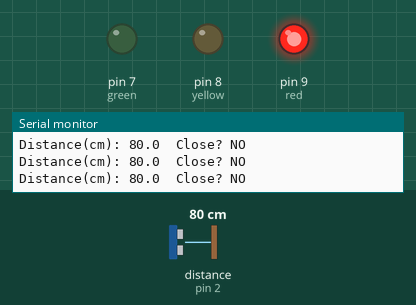
Bench run of a sketch on a simulated Arduino Uno, built with avr-gcc and run on an emulated ATmega328P. Parts: output pins drawn as LEDs (lit = HIGH), the last lines printed to the serial monitor. Wiring (inferred from the names in the program): ultrasonic range finder: trigger pin 3; echo pin 2. The test bench sets the inputs (shaded band); at power-on: distance to the obstacle (sensor on pin 2) 80 cm. The echo pulse lasts 58.3 µs per cm; pins used as bus, display or sensor lines are not drawn.

Above: at 1.2 s.
1.3 s: distance to the obstacle (sensor on pin 2) set to 21 cm
2.8 s: distance to the obstacle (sensor on pin 2) set to 18 cm
4.3 s: distance to the obstacle (sensor on pin 2) set to 250 cm
At 6.3 s:
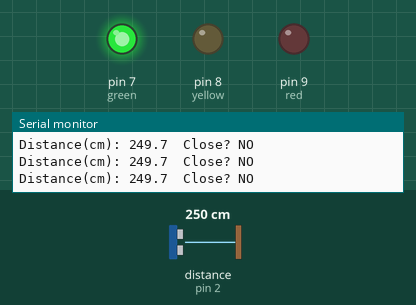
7.3 s: distance to the obstacle (sensor on pin 2) set to 23 cm
8.8 s: distance to the obstacle (sensor on pin 2) set to 19 cm
At 9.9 s:
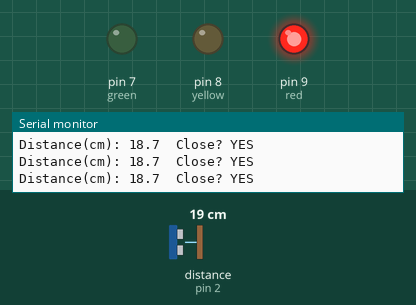
Timing chart, 0 to 11.3 s (numbered marks = the images above; inputs shaded):
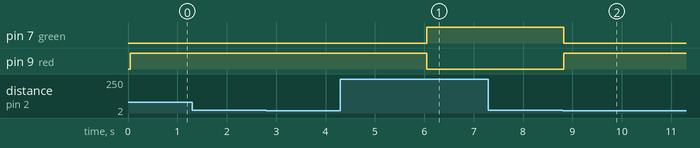

The sketch:

optimized-left-turn-program.ino
```cpp
// PIN SETUP
const int red = 9;
const int yellow = 8;
const int green = 7;

const int trigPin = 3;
const int echoPin = 2;

// LIGHT TIMINGS
const unsigned long RED_MS    = 6000;
const unsigned long YELLOW_MS = 2000;
const unsigned long GREEN_MS  = 6000;

// LIGHT STATE MACHINE
enum LightState { RED_LIGHT, YELLOW_LIGHT, GREEN_LIGHT };
LightState lightState = RED_LIGHT;
unsigned long stateStartMs = 0;
unsigned long stateDurationMs = RED_MS;

// Helper function to set lights and state timing
void setLight(LightState s) {
  lightState = s;
  stateStartMs = millis();

  switch (s) {
    case RED_LIGHT:
      stateDurationMs = RED_MS;
      break;
    case GREEN_LIGHT:
      stateDurationMs = GREEN_MS;
      break;
    case YELLOW_LIGHT:
      stateDurationMs = YELLOW_MS;
      break;
  }

  digitalWrite(red,    s == RED_LIGHT);
  digitalWrite(yellow, s == YELLOW_LIGHT);
  digitalWrite(green,  s == GREEN_LIGHT);
}

// SENSOR SETTINGS
const unsigned long SENSOR_PERIOD_MS = 60;    // how often to read sensor
const unsigned long ECHO_TIMEOUT_US  = 30000; // ~5m max
const float THRESHOLD = 20.0;                 // force red if car is closer than this (cm)

unsigned long lastSensorMs = 0; // when we last read the sensor
unsigned long durationUs = 0;   // echo time
float distanceCm = NAN;         // latest distance
bool obstacleClose = false;     // use one consistent name

float readDistanceCm() {
  // Trigger the ultrasonic burst
  digitalWrite(trigPin, LOW);
  delayMicroseconds(2);
  digitalWrite(trigPin, HIGH);
  delayMicroseconds(10);
  digitalWrite(trigPin, LOW);

  // Read echo with timeout so it won't block forever
  durationUs = pulseIn(echoPin, HIGH, ECHO_TIMEOUT_US);
  if (durationUs == 0) {
    return NAN;  // no echo / out of range
  }

  // Distance = speed * time / 2
  // Speed of sound ≈ 0.0343 cm/µs
  return (durationUs * 0.0343f) / 2.0f;  // cm
}

void setup() {
  // Set up LED pins as outputs
  pinMode(red, OUTPUT);
  pinMode(yellow, OUTPUT);
  pinMode(green, OUTPUT);

  pinMode(trigPin, OUTPUT);
  pinMode(echoPin, INPUT);
  digitalWrite(trigPin, LOW);
  delay(50);  // sensor settle

  Serial.begin(9600);
  setLight(RED_LIGHT);
}

void loop() {
  unsigned long now = millis();

  // SENSOR: run every SENSOR_PERIOD_MS without blocking
  if (now - lastSensorMs >= SENSOR_PERIOD_MS) {
    lastSensorMs = now;

    float d = readDistanceCm();
    if (isnan(d)) {
      // Treat as "clear" if no echo (but log it)
      Serial.println("No echo (treating as clear).");
      obstacleClose = false;
    } else {
      distanceCm = d;
      obstacleClose = (distanceCm < THRESHOLD);

      Serial.print("Distance(cm): ");
      Serial.print(distanceCm, 1);
      Serial.print("  Close? ");
      Serial.println(obstacleClose ? "YES" : "NO");
    }
  }

  // LIGHT LOGIC: either force RED if close, or run the normal cycle
  if (obstacleClose) {
    if (lightState != RED_LIGHT) setLight(RED_LIGHT);
  } else {
    if (now - stateStartMs >= stateDurationMs) {
      if (lightState == RED_LIGHT)        setLight(GREEN_LIGHT);
      else if (lightState == GREEN_LIGHT) setLight(YELLOW_LIGHT);
      else                                setLight(RED_LIGHT);
    }
  }
}
```

Measured:
- the behaviour switches between 21 and 20 cm on distance to the obstacle (sensor on pin 2) (found by bisection; images 1 and 2)
- after the input at 4.3 s, pin 7 (green): LOW → HIGH after 1.7 s; pin 9 (red): HIGH → LOW after 1.7 s
- after the input at 8.8 s, pin 7 (green): HIGH → LOW at once; pin 9 (red): LOW → HIGH at once
